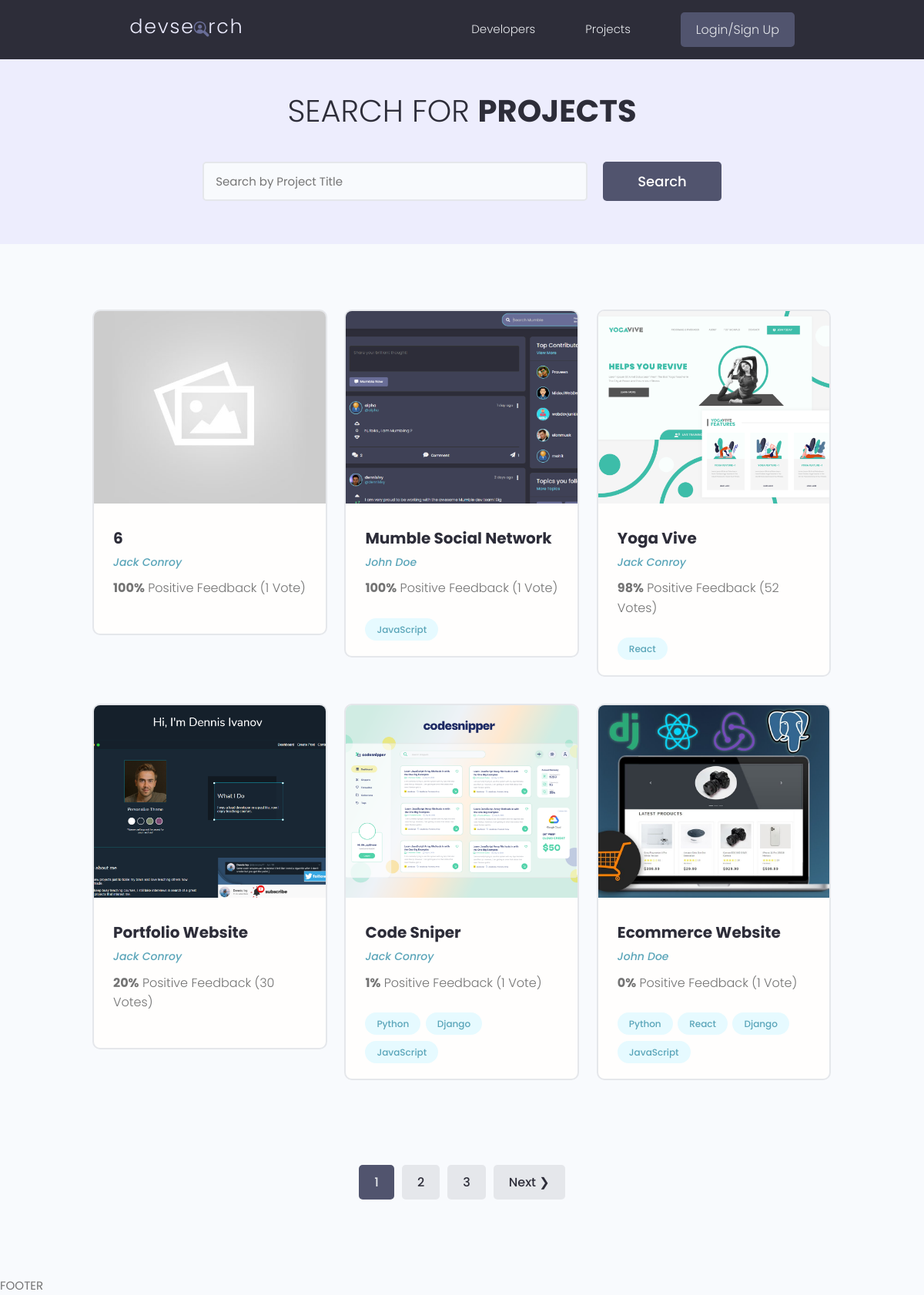
The page /projects/ on the database as committed earlier.
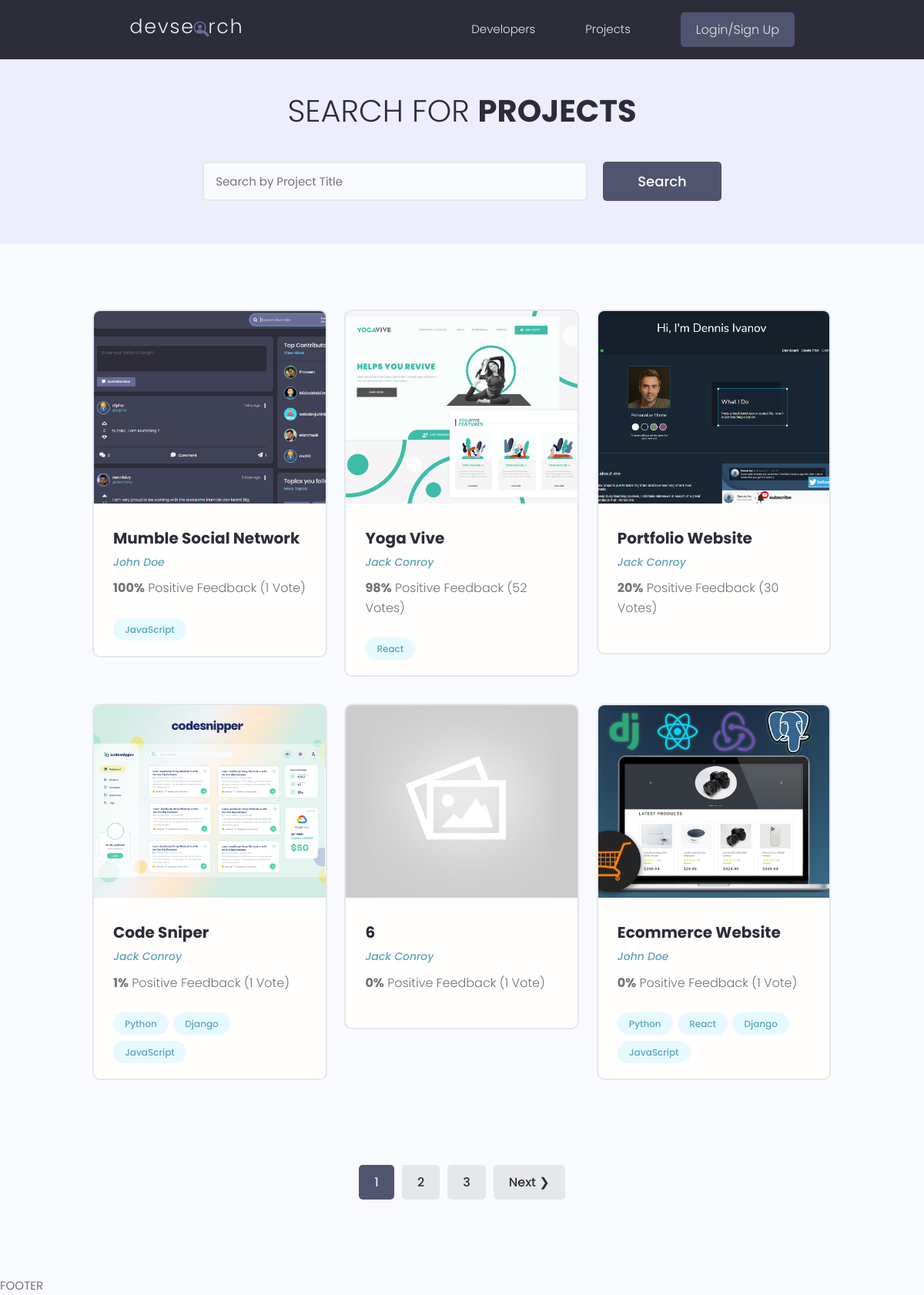
The same page on the database as committed later.
### projects/models.py (models this page shows, shortened)
class Project(models.Model):
    owner = models.ForeignKey(Profile, null=True, blank=True, on_delete=models.SET_NULL)
    title = models.CharField(max_length=200)
    description = models.TextField(null=True, blank=True)
    featured_image = models.ImageField(null=True, blank=True, default="default.jpg")
    demo_link = models.CharField(max_length=2000, null=True, blank=True)
    source_link = models.CharField(max_length=2000, null=True, blank=True)
    tags = models.ManyToManyField('Tag', blank=True)
    vote_total = models.IntegerField(default=0, null=True, blank=True)
    vote_ratio = models.IntegerField(default=0, null=True, blank=True)
    created = models.DateTimeField(auto_now_add=True)
    id = models.UUIDField(default=uuid.uuid4, unique=True, primary_key=True, editable=False)
    class Meta:
        ordering = ['-vote_ratio', '-vote_total', 'title']

class Tag(models.Model):
    name = models.CharField(max_length=200)
    created = models.DateTimeField(auto_now_add=True)
    id = models.UUIDField(default=uuid.uuid4, unique=True, primary_key=True, editable=False)
    def __str__(self):
        return self.name

### users/models.py (models this page shows, shortened)
class Profile(models.Model):
  user = models.OneToOneField(User, on_delete=models.CASCADE, null=True, blank=True)
  name = models.CharField(max_length=200, blank=True, null=True)
  email = models.EmailField(max_length=500, blank=True, null=True)
  username = models.CharField(max_length=200, blank=True, null=True)
  location = models.CharField(max_length=200, blank=True, null=True)
  short_intro = models.CharField(max_length=500, blank=True, null=True)
  bio = models.TextField(blank=True, null=True)
  profile_image = models.ImageField(null=True, blank=True, upload_to='profiles/', default="profiles/user-default.png")
  social_github = models.CharField(max_length=500, null=True, blank=True)
  social_twitter = models.CharField(max_length=500, null=True, blank=True)
  social_linkedin = models.CharField(max_length=500, null=True, blank=True)
  social_youtube = models.CharField(max_length=500, null=True, blank=True)
  social_website = models.CharField(max_length=500, null=True, blank=True)
  created = models.DateTimeField(auto_now_add=True)
  id = models.UUIDField(default=uuid.uuid4, unique=True, primary_key=True, editable=False)

### projects/views.py (the view)
# urls.py: path('projects/', views.getProjects),
def projects(request):
    projects, search_query = searchProjects(request)
    custom_range, projects = paginateProjects(request, projects, 6)
    context = {
        'projects': projects,
        'search_query': search_query,
        'custom_range': custom_range
    }
    return render(request, 'projects/projects.html', context)

### projects/utils.py (called while the page is built)
def paginateProjects(request, projects, results):
  page = request.GET.get('page')
  paginator = Paginator(projects, results)
  try:
    projects = paginator.page(page)
  except PageNotAnInteger:
    page = 1
    projects = paginator.page(page)
  except EmptyPage:
    page = paginator.num_pages
    projects = paginator.page(page)
  leftIndex = (int(page) - 4)
  if leftIndex < 1:
    leftIndex = 1
  rightIndex = (int(page) + 5)
  if rightIndex > paginator.num_pages:
    rightIndex = paginator.num_pages + 1
  custom_range = range(leftIndex, rightIndex)
  return custom_range, projects

def searchProjects(request):
  search_query = ''
  if request.GET.get('search_query'):
    search_query = request.GET.get('search_query')
  tags = Tag.objects.filter(name__icontains=search_query)
  projects = Project.objects.distinct().filter(
    Q(title__icontains=search_query) |
    Q(description__icontains=search_query) |
    Q(owner__name__icontains=search_query) |
    Q(tags__in=tags)
  )
  return projects, search_query

### projects/templates/projects/projects.html (shortened to what this page needs)
{% extends 'main.html' %}
{% block content %}
<main class="projects">
    <section class="hero-section text-center">
      <div class="container container--narrow">
        <div class="hero-section__box">
          <h2>Search for <span>Projects</span></h2>
        </div>
        <div class="hero-section__search">
          <form id="searchForm" class="form" action="{% url 'projects' %}" method="GET">
            <div class="form__field">
              <input class="input input--text" id="formInput#search" type="text" name="search_query"
                value="{{search_query}}" placeholder="Search by Project Title" />
            </div>
            <input class="btn btn--sub btn--lg" type="submit" value="Search" />
          </form>
        </div>
      </div>
    </section>
    <section class="projectsList">
      <div class="container">
        <div class="grid grid--three">
            {% for project in projects %}
                <div class="column">
                    <div class="card project">
                        <a href="{% url 'project' project.id %}" class="project">
                            <img class="project__thumbnail" src="{{ project.featured_image.url }} " alt="project thumbnail" />
                            <div class="card__body">
                                <h3 class="project__title">{{ project.title }}</h3>
                                <p><a class="project__author" href="{% url 'user-profile' project.owner.id %}">{{project.owner.name}}</a></p>
                                <p class="project--rating">
                                <span style="font-weight: bold;">{{ project.vote_ratio }}%</span> Positive
                                Feedback ({{ project.vote_total }} Vote{{project.vote_total|pluralize:"s"}})
                                </p>
                                <div class="project__tags">
                                    {% for tag in project.tags.all %}
                                      <span class="tag tag--pill tag--main">
                                          <small>{{ tag }}</small>
                                      </span>
                                    {% endfor %}
                                </div>
                            </div>
                        </a>
                    </div>
                </div>
            {% endfor %}
        </div>
      </div>
    </section>
    {% include 'pagination.html' with queryset=projects custom_range=custom_range %}
</main>
{% endblock %}

Rows that differ between the two databases and show on the page:
changed Project (number 5 of 6 on the later page): vote_ratio "100" → "0"; moves down the list
